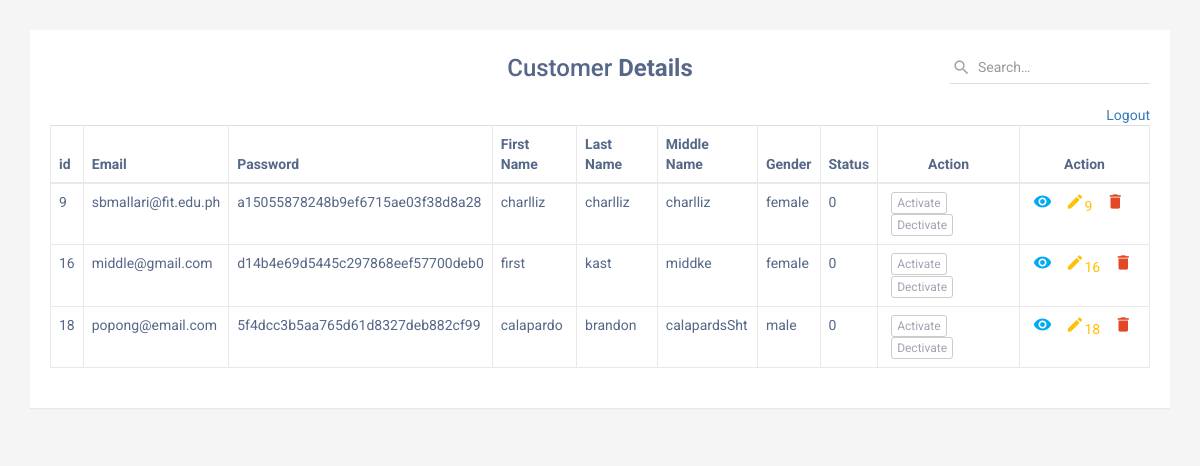
/admin/admin.php (signed in), run on the app's committed database.
### tables this page shows
CREATE TABLE `reg` (
  `user_id` int(11) NOT NULL,
  `email` varchar(50) NOT NULL,
  `password` varchar(500) NOT NULL,
  `fname` varchar(50) NOT NULL,
  `lname` varchar(50) NOT NULL,
  `mname` varchar(50) NOT NULL,
  `gender` varchar(50) NOT NULL,
  `Status` varchar(1) NOT NULL,
  `contact` int(11) NOT NULL,
  `street` varchar(100) NOT NULL,
  `barangay` varchar(100) NOT NULL,
  `city` varchar(100) NOT NULL,
  `zip` varchar(100) NOT NULL,
  `landmark` varchar(100) NOT NULL
);

### admin/admin.php (the view, shortened to what this page needs)
<?php
if(empty($_SESSION['user_id']))
	header("location: ../register/login.php");
else{
	include '../connect/conn.php';
$query = "SELECT * FROM reg";
$result = mysqli_query($conn, $query);
?>
<div class="container">
        <div class="table-wrapper">
            <div class="table-title">
                <div class="row">
                    <div class="col-sm-4">
					</div>
					<div class="col-sm-4">
						<h2 class="text-center">Customer <b>Details</b></h2>
					</div>
                    <div class="col-sm-4">
                        <div class="search-box">
							<div class="input-group">
								<span class="input-group-addon"><i class="material-icons">&#xE8B6;</i></span>
								<input type="text" class="form-control" placeholder="Search&hellip;">
							</div>
                        </div>
                    </div>
                </div>
            </div>
            <table class="table table-bordered">
                <thead>
                    <tr>
						<th>id</th>
						<th>Email</th>
						<th>Password</th>
						<th>First Name</th>
						<th>Last Name</th>
						<th>Middle Name</th>
						<th>Gender</th>
                        <th>Status</th>
						<th><center>Action</center></th>
						<th><center>Action</center></th>
                    </tr>
                </thead>
                <tbody>
                    <tr>
                      <?php
									while($row =(mysqli_fetch_assoc($result))){
									if($row['Status']!=2){
									?>
										<tr>
										<td> <?php echo $row['user_id']?><td>
										 <?php echo $row['email']?>
										<td> <?php echo $row['password']?><td>
										 <?php echo $row['fname']?>
										<td> <?php echo $row['lname']?><td>
										<?php echo $row['mname']?>
										<td> <?php echo $row['gender']?><td>
										<?php echo $row['Status']?>
										<td>
											<a href="?act=<?php echo $row['user_id']?>" class="btn btn-default btn-xs">Activate</a>
											<a href="?deact=<?php echo $row['user_id']?>" class="btn btn-default btn-xs">Dectivate</a>
										</td>
										<td>
											<a href="admin_insert.php?id=<?php echo $row['user_id']?>" class="view" title="Insert" data-toggle="tooltip"><i class="material-icons">&#xE417;</i></a>
											<a href="admin_update.php?idd=<?php echo $row['user_id']?>"class="edit" title="Edit" data-toggle="tooltip"><i class="material-icons">&#xE254; </i><?php echo $row['user_id']?></a>
											<a href="?iddd=<?php echo $row['user_id']?>" class="delete" title="Delete" data-toggle="tooltip"><i class="material-icons">&#xE872;</i></a>
										</td>
										</tr>
                    </tr>
<?php
}
else{
		echo " ";
									}}
echo "<div style = 'float: right'><a href = '../register/logout.php'>Logout</a></div>";
}
?>

### data on the page
reg: user_id "9", email "sbmallari@fit.edu.ph", password "a15055878248b9ef6715ae03f38d8a28", fname "charlliz", lname "charlliz", mname "charlliz", gender "female", Status "0"
reg: user_id "16", email "middle@gmail.com", password "d14b4e69d5445c297868eef57700deb0", fname "first", lname "kast", mname "middke", gender "female", Status "0"
reg: user_id "18", email "popong@email.com", password "5f4dcc3b5aa765d61d8327deb882cf99", fname "calapardo", lname "brandon", mname "calapardsSht", gender "male", Status "0"
